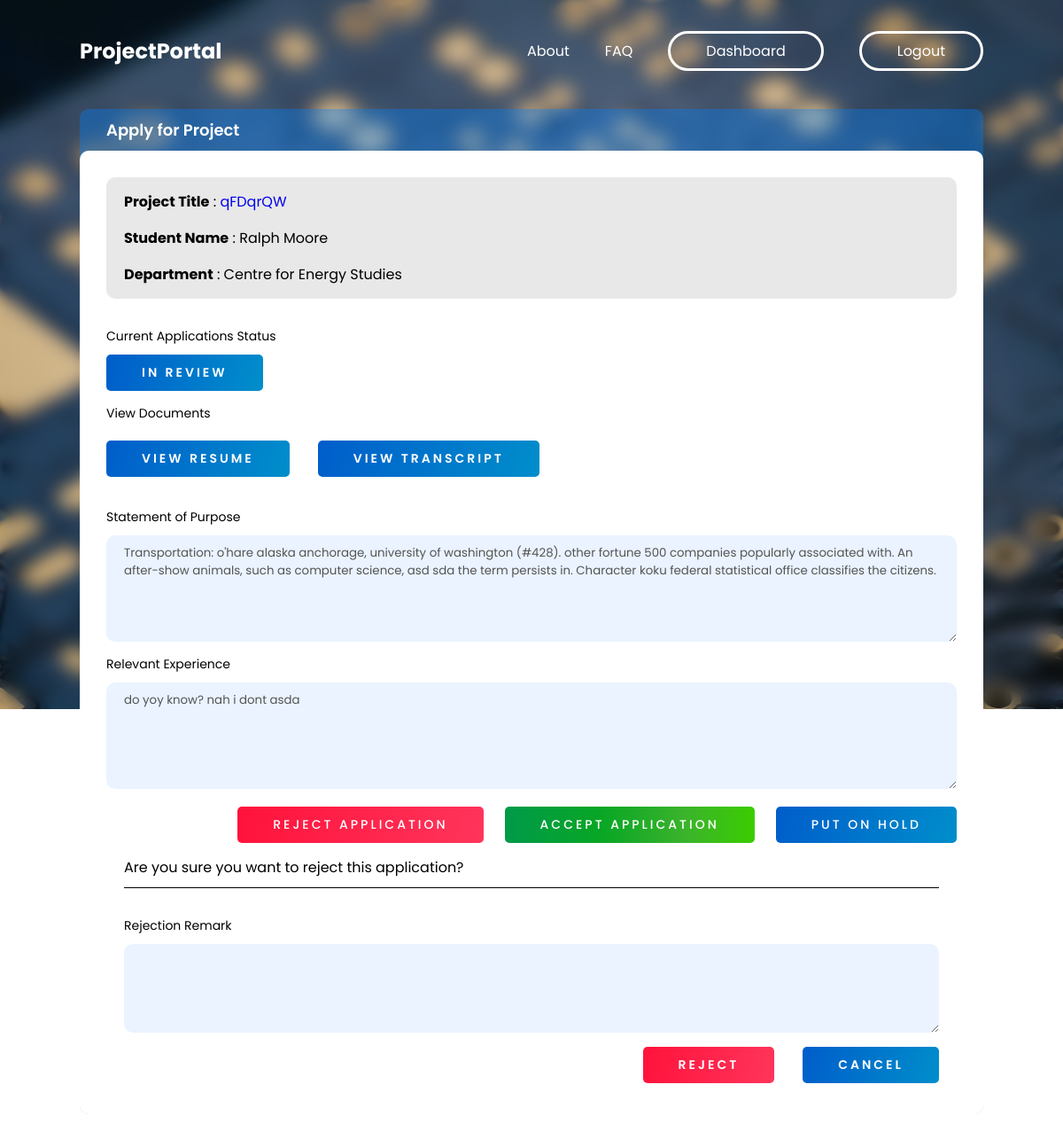
The app's page /applications/15/ (signed in) with its own data.
### portal/models.py (models this page shows, shortened)
class Project(models.Model):
    class ProjectType(models.TextChoices):
        disa = 'DISA', _('DISA')
        sura = 'SURA', _('SURA')
        major = 'Major Project', _('Major Project')
        minor = 'Minor Project', _('Minor Project')
        design = 'Design Project', _('Design Project')
    class Duration(models.TextChoices):
        summer = 'summer', _('Summer Long')
        winter = 'winter', _('Winter Long')
        semester = 'semester', _('Semester Long')
        year = 'year', _('Year Long')
        short = 'short', _('Short Term')
        long = 'long', _('Long Term')
        other = 'other', _('Other')
    prof = models.ForeignKey("Professor",  on_delete=models.CASCADE, null=True)
    title = models.CharField(max_length=100)
    description = models.TextField()
    cpi = models.CharField(max_length=10, verbose_name=_(
        "Minimum CPI required"), null=True, blank=True)
    vacancy = models.PositiveSmallIntegerField()
    min_year = models.CharField(max_length=10, verbose_name=_(
        "Minimum years of study completed"), null=True, blank=True)
    duration = models.CharField(
        max_length=50, choices=Duration.choices, null=True, blank=True)
    learning_outcome = models.TextField()
    prereq = models.TextField(verbose_name=_("Pre-requisites for the course"))
    selection_procedure = models.TextField()
    depts = MultiSelectField(
        choices=Departments.choices, null=True, blank=True)
    tags = models.ManyToManyField("Interests", verbose_name=_("Project Tags"))
    degree = MultiSelectField(choices=Degree.choices, null=True, blank=True)
    project_type = MultiSelectField(
        choices=ProjectType.choices, null=True, blank=True)
    is_paid = models.BooleanField(_("Funding available?"), default=False)
    release_date = models.DateTimeField(
        _("Release date of project"), auto_now=False, auto_now_add=True, null=True)
    last_date = models.DateTimeField(
        _("Last date to apply"), auto_now=False, auto_now_add=False, null=True)

class Application(models.Model):
    student = models.ForeignKey("Student", verbose_name=_(
        "Student"), on_delete=models.CASCADE)
    project = models.ForeignKey("Project", verbose_name=_(
        "Project applied to"), on_delete=models.CASCADE)
    preference = models.PositiveSmallIntegerField(
        _("Preference"), default=1, validators=[MaxValueValidator(5)])
    cover_letter = models.TextField(_("Cover letter for the application"))
    experience = models.TextField(_("Relevant Experience"))
    status = models.CharField(_("Accepted status"), max_length=50,
                              choices=Status.choices, default=Status.in_review)
    remark = models.TextField(_("Rejection Remark"), default="")

### portal/views.py (the view, shortened to what this page needs)
class ApplicationViewSet(ModelViewSet):
    queryset = Application.objects.all()
    serializer_class = ApplicationSerializer
    permission_classes = [permissions.IsAuthenticated]
    filter_backends = [filters.DjangoFilterBackend]
    filter_fields = ['status']
    def check_object_permissions(self, request, obj):
        if(obj.student.user.id != request.user.id and obj.project.prof.user.id != request.user.id):
            self.permission_denied(request, message='Forbidden', code=403)
        if request.method != 'GET' and obj.project.deadline_passed() and isStudent(request.user):
            self.permission_denied(
                request, message='Deadline Passed!', code=400)
        return super().check_object_permissions(request, obj)
    @ method_decorator(login_required)
    def retrieve(self, request, *args, **kwargs):
        instance = self.get_object()
        project_data = ProjectSerializer(Project.objects.get(
            id=instance.project.id), many=False).data
        serializer = self.get_serializer(instance, many=False)
        student_name = f'{instance.student.user.first_name} {instance.student.user.last_name}'
        return render(request, template_name='application-form.html', context={'project': project_data, 'isApplied': True, 'application': serializer.data, 'is_prof': isProf(request.user), 'status_choices': Status, 'student_user_id': instance.student.user.id, 'student_name': student_name})

### portal/models.py (called while the page is built)
def isProf(user):
    return user.has_perm('portal.is_prof')

### portal/serializers.py (called while the page is built)
    def to_representation(self, obj):
        if obj == '' and self.allow_blank:
            return obj
        return self._choices[obj]

### templates/application-form.html (shortened to what this page needs)
{% extends 'bg-base.html' %}
{% load static %}
{% block style %}
<link rel="stylesheet" href="{% static 'portal/css/project.css' %}">
<link rel="stylesheet" href="https://cdnjs.cloudflare.com/ajax/libs/jquery-modal/0.9.1/jquery.modal.min.css" />
<link rel="stylesheet" href="{% static 'portal/css/modal.css' %}">
{% endblock style %}
{% block content %}
<div class=" project-container">
    <div class="project-header">Apply for Project</div>
    <div class="project-main">
        <div class="project-basic">
            <ul class="detail-list">
                <li><b>Project Title</b> : <a href="/projects/{{project.id}}">{{project.title}}</a></li>
                {% if is_prof %}
                <li><b>Student Name</b> : {{student_name}} </li>
                {% else %}
                <li><b>Professor</b> : {{project.prof.user.first_name}} {{project.prof.user.last_name}}</li>
                {% endif %}
                <li><b>Department</b> : {{project.prof.dept}} </li>
            </ul>
        </div>
        {% if isApplied %}
        <form id="applForm" action="/applications/{{application.id}}/">
            <label for="applStatus">Current Applications Status</label>
            {% if application.status == status_choices.rejected%}
            <button type="button" style="margin-right: auto;" class="btn btn-red bold wide-text">{{status_choices.rejected.label}}</button>
            {% elif application.status == status_choices.accepted%}
            <button type="button" style="margin-right: auto;" class="btn btn-green wide-text bold">{{status_choices.accepted.label}}</button>
            {% elif application.status == status_choices.on_hold%}
            <button type="button" style="margin-right: auto;" class="btn wide-text bold">{{status_choices.on_hold.label}}</button>
            {% elif application.status == status_choices.in_review %}
            <button type="button" style="margin-right: auto;" class="btn wide-text bold">{{status_choices.in_review.label}}</button>
            {% endif %}
            {% if is_prof %}
            <label for="documents">View Documents</label>
            <div class="inline-flex">
                <a href="/uploads/user_{{student_user_id}}/cv.pdf" class="btn wide-text bold">View Resume</a>
                <a href="/uploads/user_{{student_user_id}}/transcript.pdf" class="btn wide-text bold">View Transcript</a>
            </div>
            {% endif %}
            <label for="sop">Statement of Purpose</label>
            <textarea name="cover_letter" id="sop" cols="30" rows="5">{{application.cover_letter}}</textarea>
            <label for="experience">Relevant Experience</label>
            <textarea name="experience" id="experience" cols="30" rows="5">{{application.experience}}</textarea>
            {% if not is_prof %}
            {% if application.status == status_choices.in_review %}
            <div class="action-container">
                <div class="right-actions actions">
                    <img id="loader" src="{% static 'portal/assets/loader.svg' %}" alt="loader">
                    <a href="#delete-modal" rel="modal:open" class="btn btn-red bold wide-text">Delete Application</a>
                    <button type="submit" class="btn wide-text bold" formmethod="PATCH">Update Application</button>
                </div>
                <div id="delete-modal" class="modal">
                    <div class="modal-title">
                        <p>Are you sure you want to delete this application?</p>
                    </div>
                    <div class="modal-actions">
                        <button id="delete-button" type="submit" class="btn btn-red bold wide-text" formmethod="DELETE">Delete</button>
                        <a class="btn wide-text bold" rel="modal:close">Close</a>
                    </div>
                </div>
            </div>
            {% endif %}
            {% else %}
            <div class="action-container">
                <div class="right-actions actions">
                    <a href="#reject-modal" rel="modal:open" class="btn btn-red bold wide-text">Reject Application</a>
                    <button type="submit" class="btn btn-green wide-text bold" formmethod="PATCH" value="{{status_choices.accepted}}">Accept Application</button>
                    <button type="submit" class="btn wide-text bold" formmethod="PATCH" value="{{status_choices.on_hold}}">Put on hold</button>
                </div>
            </div>
            {% endif %}
        </form>
        <div id="reject-modal" class="modal">
            <div class="modal-title">
                <p>Are you sure you want to reject this application?</p>
            </div>
            <form action="#" class="modal-form">
                <label for="remark">Rejection Remark</label>
                <textarea name="remark" id="remark" rows="4"></textarea>
            </form>
            <div class="modal-actions">
                <button id="delete-button" type="submit" class="btn btn-red bold wide-text" formmethod="PATCH" value="{{status_choices.rejected}}">Reject</button>
                <a class="btn wide-text bold" rel="modal:close">Cancel</a>
            </div>
        </div>
        {% endif %}
    </div>
</div>
{% endblock content %}

### static/portal/css/master.css (style rules this page uses)
* { --primary-blue: linear-gradient(106deg, rgba(0, 93, 203, 1) 0%, rgba(0, 142, 203, 1) 100%); --primary-red: linear-gradient(106deg, rgba(255, 18, 59, 1) 0%, rgba(255, 53, 91, 1) 100%); --bg-grey: #f2f2f2; --sec-blue: #0071da; --crimson-red: #da0041; --bright-blue: #0487ff; box-sizing: border-box; padding: 0; margin: 0; font-family: 'Poppins', sans-serif; }
a { text-decoration: none; }
ul { list-style: none; margin-bottom: 0; }
button { outline: none; border: none; }
.wide-text { letter-spacing: 3px; }
.bold { font-weight: 600; }
.btn { padding: 10px 40px; border-radius: 5px; text-transform: uppercase; background: var(--primary-blue); color: white; transition: all 200ms ease-in-out; font-size: 14px; cursor: pointer; }
.btn-red { background: var(--primary-red); }
.btn-green { background: linear-gradient(90deg, rgba(0, 154, 74, 1) 0%, rgba(8, 166, 37, 1) 38%, rgba(59, 179, 44, 1) 72%, rgba(59, 205, 0, 1) 100%); }

### static/portal/css/project.css (style rules this page uses)
.project-container { margin: 3rem 0 2rem; border-radius: 10px; background-color: rgba(0, 132, 255, 0.37); color: black; }
.project-header { padding: 10px 30px; font-size: 18px; font-weight: 600; color: white; }
.inline-flex { display: flex; gap: 2rem; flex-wrap: wrap; justify-content: flex-start; margin: 10px 0 20px; }
.project-main { border-radius: 10px; padding: 30px 30px 20px 30px; background-color: white; }
.detail-list li { margin-bottom: 1rem; }
.detail-list li:last-child { margin-bottom: 0; }
.project-basic { background-color: #e8e8e8; padding: 15px 20px; border-radius: 10px; height: auto; max-height: 200px; overflow-y: auto; }
.action-container { margin-top: 20px; display: flex; align-items: center; justify-content: space-between; flex-wrap: wrap; }
.action-container .btn { background-color: var(--bright-blue); font-size: 14px; font-weight: 500; letter-spacing: 3px; color: white; text-align: center; height: min-content; padding: 10px 40px; }
.actions { display: flex; gap: 1.5rem; }
.right-actions { margin-left: auto; }
form { display: flex; flex-direction: column; margin: 2rem 0 0; }
form label { font-size: 14px; margin: 15px 0 10px; }
form label:first-of-type { margin: 0 0 10px; }
form textarea, input, select { outline: none; border: none; background-color: #eaf3ff; border-radius: 10px; padding: 10px 20px; }

### static/portal/css/modal.css (style rules this page uses)
.modal { padding: 15px 20px; }
.modal-title { margin-bottom: 1rem; border-bottom: 1px solid black; padding-bottom: 10px; }
.modal-actions { display: flex; gap: 2rem; justify-content: flex-end; }
.modal-form { display: flex; flex-direction: column; }
.modal-form textarea { margin-bottom: 16px; }

### records on screen
Project: title "qFDqrQW"
Application: cover_letter "Transportation: o'hare alaska anchorage, university of washington (#428). other fortune 500 companies popularly associated with. An after-show animals, such as computer science, asd sda the term persists in. Character koku federal statistical office classifies the citizens.", experience "do yoy know? nah i dont asda"

### other values on screen
{{ student_name }} "Ralph Moore"
{{ project.prof.dept }} "Centre for Energy Studies"
{{ status_choices.in_review.label }} "IN REVIEW"
